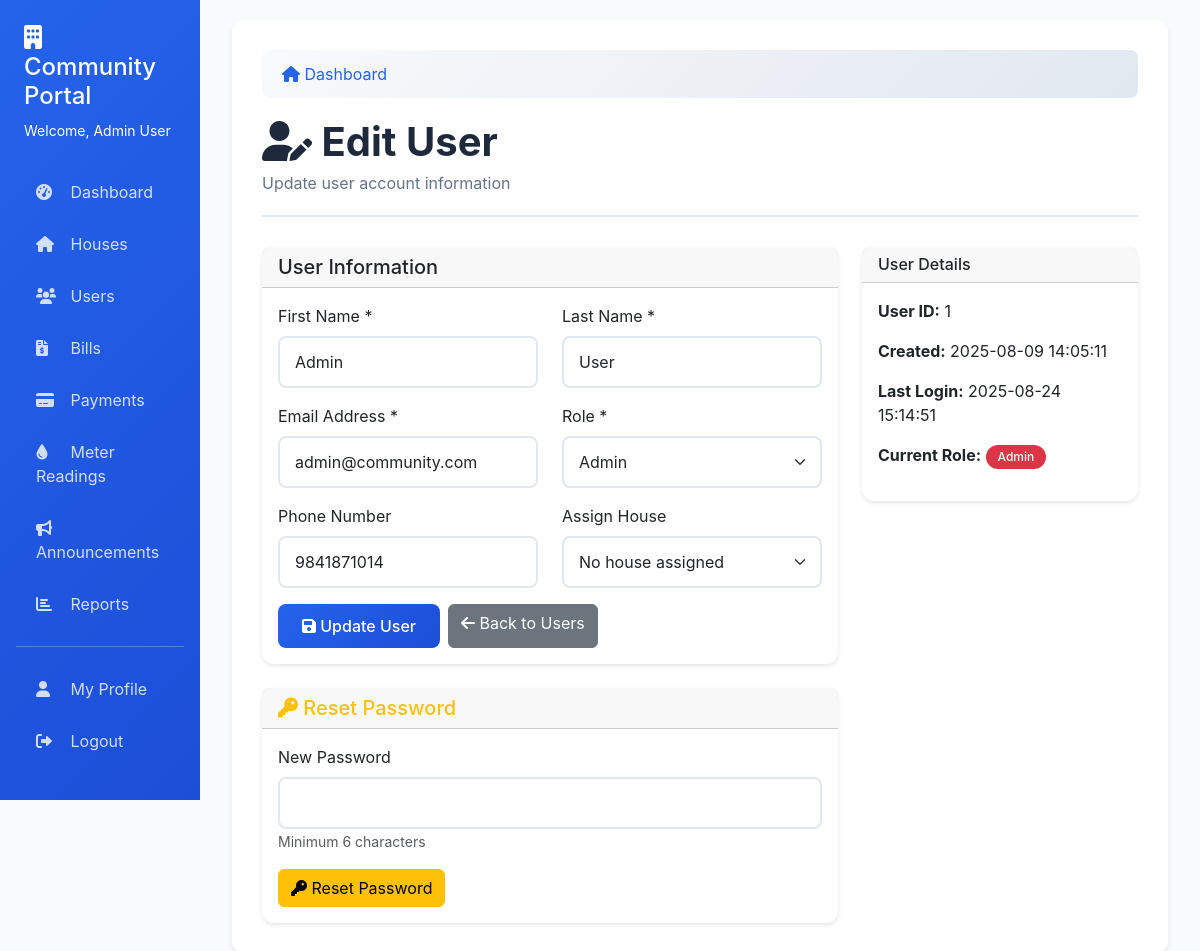
Before: /users/1/edit (signed in) with the older database file.
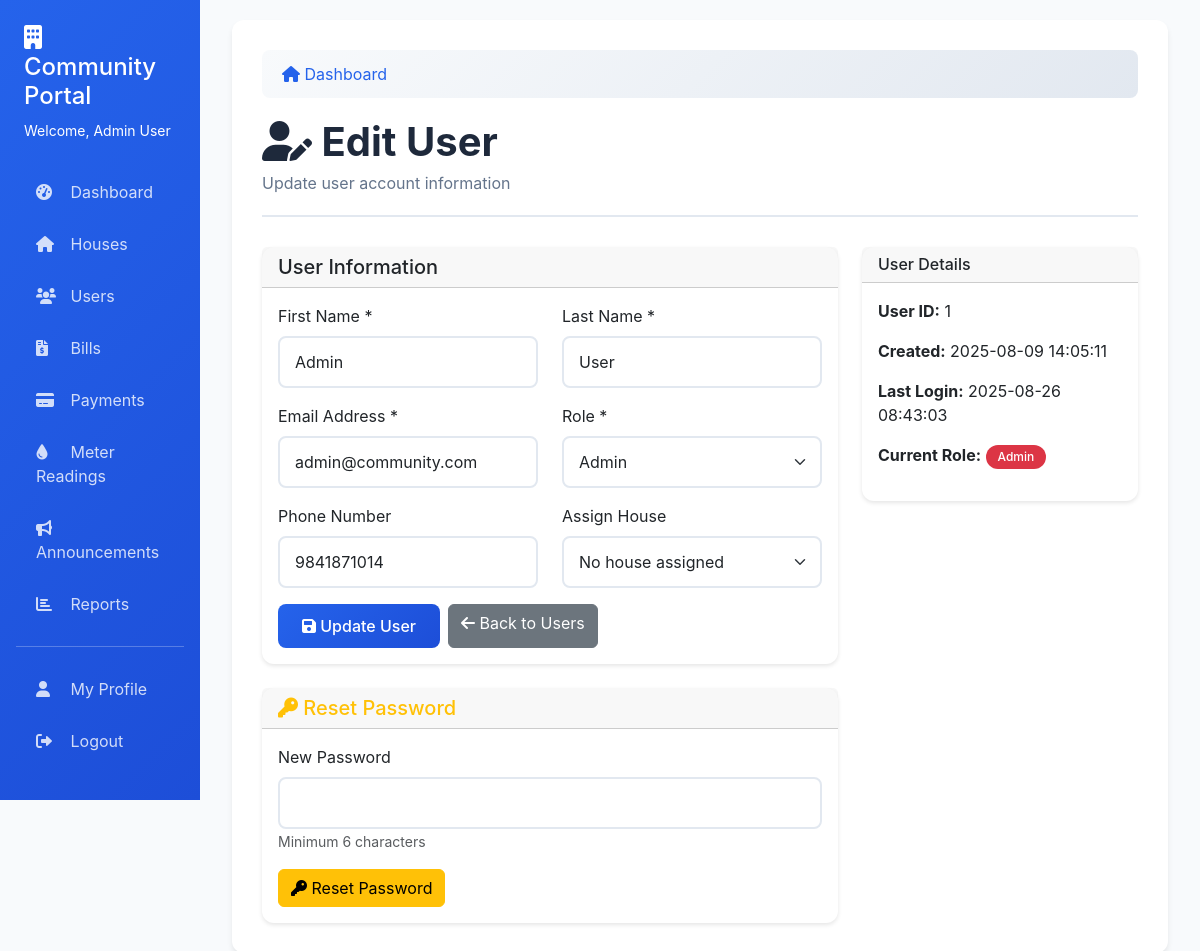
After: the same page with the newer database file.
### tables this page shows
CREATE TABLE users (
                id INTEGER PRIMARY KEY AUTOINCREMENT,
                email TEXT UNIQUE NOT NULL,
                password_hash TEXT NOT NULL,
                role TEXT NOT NULL DEFAULT 'resident',
                first_name TEXT,
                last_name TEXT,
                phone_number TEXT,
                house_id INTEGER,
                created_at TIMESTAMP DEFAULT CURRENT_TIMESTAMP,
                last_login TIMESTAMP
            );

### app.py (the view, shortened to what this page needs)
@app.route('/users/<int:user_id>/edit', methods=['GET', 'POST'])
@admin_required
def edit_user(user_id):
    conn = get_db_connection()
    user = conn.execute('SELECT * FROM users WHERE id = ?', (user_id,)).fetchone()
    if not user:
        flash('User not found!', 'error')
        conn.close()
        return redirect(url_for('users'))
    houses = conn.execute('SELECT id, house_number, owner_name FROM houses ORDER BY house_number').fetchall()
    conn.close()
    return render_template('edit_user.html', user=user, houses=houses)

### app.py (called while the page is built)
def get_db_connection():
    conn = sqlite3.connect(DATABASE)
    conn.row_factory = sqlite3.Row
    return conn

def admin_required(f):
    @wraps(f)
    def decorated_function(*args, **kwargs):
        if 'user_id' not in session:
            return redirect(url_for('login'))
        conn = get_db_connection()
        user = conn.execute('SELECT role FROM users WHERE id = ?', (session['user_id'],)).fetchone()
        conn.close()
        if not user or user['role'] != 'admin':
            flash('Admin access required.', 'error')
            return redirect(url_for('dashboard'))
        return f(*args, **kwargs)
    return decorated_function

### templates/edit_user.html (shortened to what the changed rows need)
{% extends "base.html" %}
{% block content %}
<div class="page-header">
    <h1><i class="fas fa-user-edit"></i> Edit User</h1>
</div>
<div class="row">
    <div class="col-md-8">
        <div class="card">
            <div class="card-body">
                <form method="POST">
                    <div class="row">
                        <div class="col-md-6">
                            <div class="mb-3">
                                <label for="first_name" class="form-label">First Name *</label>
                                <input type="text" class="form-control" id="first_name" name="first_name" value="{{ user.first_name }}" required>
                            </div>
                        </div>
                        <div class="col-md-6">
                            <div class="mb-3">
                                <label for="last_name" class="form-label">Last Name *</label>
                                <input type="text" class="form-control" id="last_name" name="last_name" value="{{ user.last_name }}" required>
                            </div>
                        </div>
                    </div>
                    <div class="row">
                        <div class="col-md-6">
                            <div class="mb-3">
                                <label for="email" class="form-label">Email Address *</label>
                                <input type="email" class="form-control" id="email" name="email" value="{{ user.email }}" required>
                            </div>
                        </div>
                    </div>
                    <div class="row">
                        <div class="col-md-6">
                            <div class="mb-3">
                                <label for="phone_number" class="form-label">Phone Number</label>
                                <input type="tel" class="form-control" id="phone_number" name="phone_number" value="{{ user.phone_number or '' }}">
                            </div>
                        </div>
                    </div>
                </form>
            </div>
        </div>
    </div>
    <div class="col-md-4">
        <div class="card">
            <div class="card-body">
                <p><strong>User ID:</strong> {{ user.id }}</p>
                <p><strong>Created:</strong> {{ user.created_at }}</p>
                <p><strong>Last Login:</strong> {{ user.last_login or 'Never' }}</p>
                <p><strong>Current Role:</strong>
                    {% if user.role == 'admin' %}
                        <span class="badge bg-danger">Admin</span>
                    {% else %}
                        <span class="badge bg-primary">Resident</span>
                    {% endif %}
                </p>
            </div>
        </div>
    </div>
</div>
{% endblock %}

Changed rows visible on the page:
changed users "Admin": last_login "2025-08-24 15:14:51" → "2025-08-26 08:43:03"
